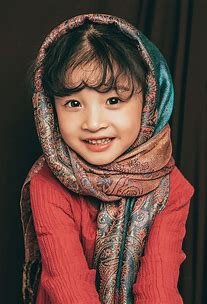
#> input picture 图像处理/data/OIP-C.jpg, 207 x 304 px
$ python NMS.py
#> lines starting #> are read from the running program, lines starting #| are printed output that depends on the picture; after the words box and inside, x2 and y2 are one past the last pixel; in counts of white or black regions, pixels touching at a corner belong together
import cv2
import numpy as np
import matplotlib.pyplot as plt
###########非极大值抑制
#non_max_suppression
class NMS:
    '''
        3. 实现
            3.1 输入
            给定所有可能的预测边框 predictions = [ [x_max, x_min, y_max, y_min, score], [*], ..., [*]] 以及一个给定的IoU阈值 iou_threshold.（有多少个类别就执行多少次NMS算法）

            3.2 输出
            经过NMS算法过滤后的预测框 result = [x_max, x_min, y_max, y_min, score].

            3.3 算法
            （1）将所有可能的预测框按类别划分为num_class+1个集合，其中1为背景类，背景类无需NMS处理；

            （2）对于每一个集合（类别），按类别分数从高到低进行排序，得到num_class个降序列表 lst；

            （3）从 lst 中取得第一个元素（分数最高），逐个计算该元素与列表中剩余元素的IoU，若IoU大于给定阈值则将该元素从列表总剔除，同时将第一个元素保留；

            （4）对处理过后的降序列表 lst 重复执行步骤（3），直至 lst 为空；

            （5）对每一个类别都执行步骤（3）~（4），直接遍历完所有的类别；
            (1)从最大概率矩形框F开始，分别判断A~E与F的重叠度IOU是否大于某个设定的阈值;
        先假设有6个矩形框，根据分类器的类别分类概率做排序，假设从小到大属于车辆的概率 分别为A、B、C、D、E、F。

        (1)从最大概率矩形框F开始，分别判断A~E与F的重叠度IOU是否大于某个设定的阈值;


        著作权归作者所有。商业转载请联系作者获得授权,非商业转载请注明出处。
        原文: https://www.cnblogs.com/makefile/p/nms.html © 康行天下
        (2)假设B、D与F的重叠度超过阈值，那么就扔掉B、D；并标记第一个矩形框F，是我们保留下来的。

        (3)从剩下的矩形框A、C、E中，选择概率最大的E，然后判断E与A、C的重叠度，重叠度大于一定的阈值，那么就扔掉；并标记E是我们保留下来的第二个矩形框。


著作权归作者所有。商业转载请联系作者获得授权,非商业转载请注明出处。
原文: https://www.cnblogs.com/makefile/p/nms.html © 康行天下
    '''
    # [46 lines left out: functions __init__, compute_iou, not called in this run]

    @classmethod
    def py_cpu_nms(cls, dets, iou_thresh=0.5, score_thresh=0.5):
        """
        Pure Python NMS baseline. -> take reference from the Fast R-CNN.
        :param iou_thresh: iou thresh -> default 0.5.
        :param score_thresh: cls score thresh -> default 0.5.
        :param dets: detection results -> [[xmin1, ymin1, xmax1, ymax1, score1], [xmin2, ymin2, xmax2, ymax2, score2], ...].
        :return: optimal bounding boxes.
        """
        dets = dets[np.where(dets[:, -1] >= score_thresh)[0]]  # 过滤掉低于分数阈值的预测框

        xmin = dets[:, 0]  # xmin -> [xmin1, xmin2, ...]
        ymin = dets[:, 1]  # ymin -> [ymin1, ymin2, ...]
        xmax = dets[:, 2]  # xmax -> [xmax1, xmax2, ...]
        ymax = dets[:, 3]  # ymax -> [ymax1, ymax2, ...]
        scores = dets[:, 4]  # predict bbox class score -> [score1, score2, score3]

        order = scores.argsort()[::-1]  # 按score降序排序，argsort返回降序后的索引
        areas = (xmax - xmin + 1) * (ymax - ymin + 1)  # 计算面积
        keep = []  # 保留最优的结果

        # 搜索最佳边框
        while order.size > 0:
            top1_idx = order[0]  # 选取得分最高的边框
            keep.append(top1_idx)  # 添加到候选列表

            # 将得分最高的边框与剩余边框进行比较
            xx1 = np.maximum(xmin[top1_idx], xmin[order[1:]])
            yy1 = np.maximum(ymin[top1_idx], ymin[order[1:]])
            xx2 = np.minimum(xmax[top1_idx], xmax[order[1:]])
            yy2 = np.minimum(ymax[top1_idx], ymax[order[1:]])

            # 计算交集
            w = np.maximum(0.0, xx2 - xx1 + 1)
            h = np.maximum(0.0, yy2 - yy1 + 1)
            intersection = w * h

            # 计算并集
            union = areas[top1_idx] + areas[order[1:]] - intersection

            # 计算交并比
            iou = intersection / union


            # 将重叠度大于给定阈值的边框剔除掉，仅保留剩下的边框，返回相应的下标
            inds = np.where(iou <= iou_thresh)[0]


            # 从剩余的候选框中继续筛选
            order = order[inds + 1]


        return keep


if __name__ == '__main__':
    img = cv2.imread("data/OIP-C.jpg")
#> img is the input picture: shape (304, 207, 3); mean B, G, R 60.9, 68.4, 100.3
    img_cp = np.copy(img)
    thickness = 2
    info = np.array([
        [30, 10, 200, 200, 0.95],
        [25, 15, 180, 220, 0.98],
        [35, 40, 190, 170, 0.96],
        [60, 60, 90, 90, 0.3],
        [20, 30, 40, 50, 0.1],
    ])
    colors = [[0, 0, 255], [0, 255, 0], [255, 0, 0], [255, 255, 0], [0, 255, 255]]

    plt.subplot(121)
    plt.axis('off')
    plt.title("Input image")
    for i in range(len(colors)):
        x1, y1, x2, y2, _, = info[i]
        cv2.rectangle(img, (int(x1), int(y1)), (int(x2), int(y2)), colors[i], thickness=thickness)
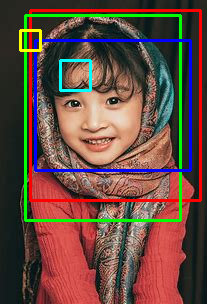
#> img: shape (304, 207, 3); 10.36% of pixels changed, all inside (x1, y1, x2, y2) = (19, 9, 202, 222)
    img = cv2.cvtColor(img, cv2.COLOR_BGR2RGB)
    plt.imshow(img)

    plt.subplot(122)
    plt.axis('off')
    plt.title("After NMS")
    indx = NMS.py_cpu_nms(dets=info, iou_thresh=0.5, score_thresh=0.5)
    for i in indx:
        x1, y1, x2, y2, _ = info[i]
        cv2.rectangle(img_cp, (int(x1), int(y1)), (int(x2), int(y2)), colors[i], thickness=thickness)
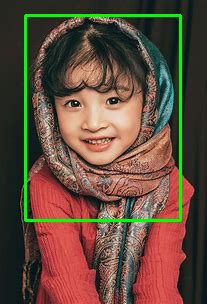
#> img_cp: shape (304, 207, 3); 3.43% of pixels changed, all inside (x1, y1, x2, y2) = (24, 14, 182, 222)
    img_cp = cv2.cvtColor(img_cp, cv2.COLOR_BGR2RGB)
    plt.imshow(img_cp)


    # 保存并显示图片
    plt.savefig('results.png')
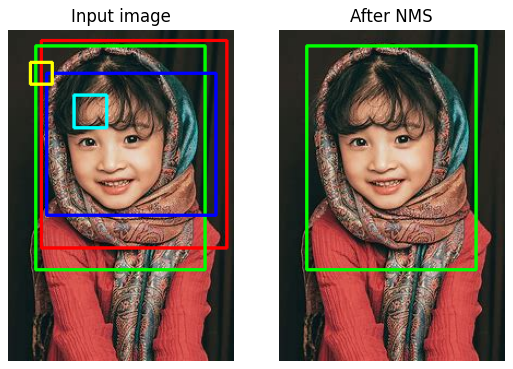
#> figure drawn by matplotlib, 2 panels
    plt.show()

$ run again, with 图像处理/data/zidane.jpg copied over 图像处理/data/OIP-C.jpg
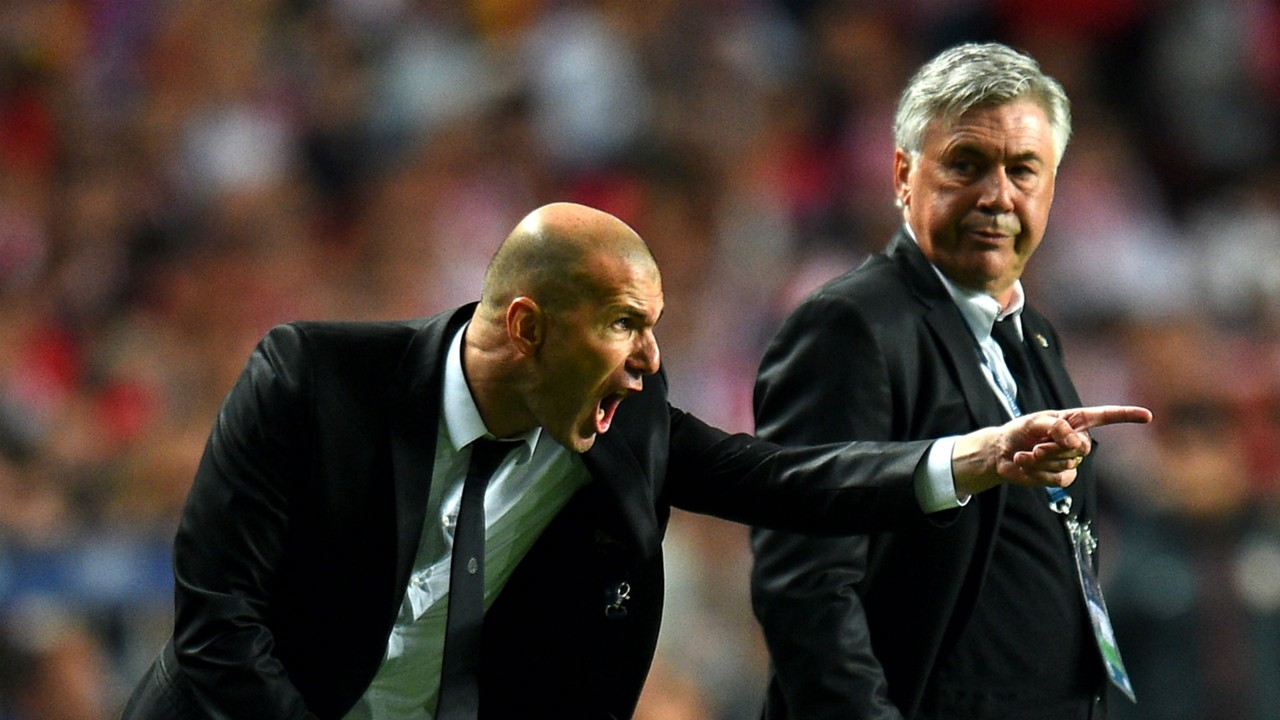
#> input picture 图像处理/data/zidane.jpg, 1280 x 720 px
#> img is the input picture: shape (720, 1280, 3); mean B, G, R 51.5, 58.3, 69.4
#> after the loop `for i in range(len(colors)):`:
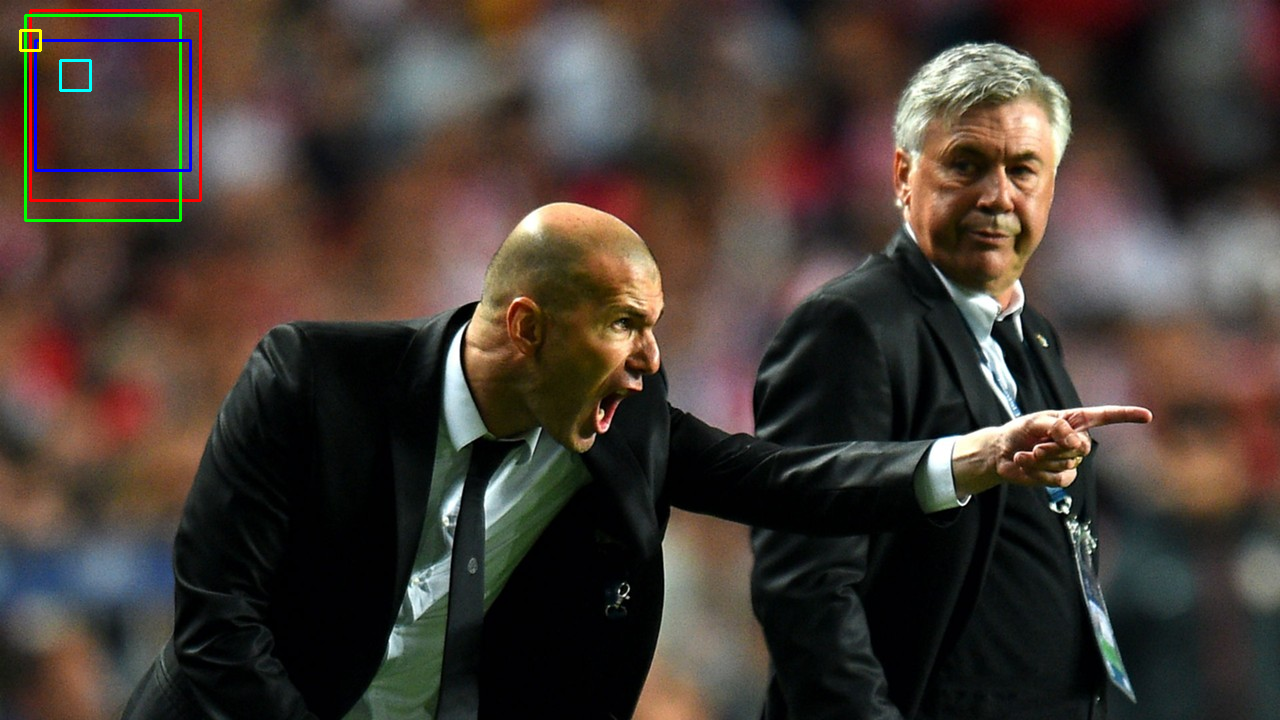
#> img: shape (720, 1280, 3); 0.71% of pixels changed, all inside (x1, y1, x2, y2) = (19, 9, 202, 222)
#> `plt.savefig('results.png')`:
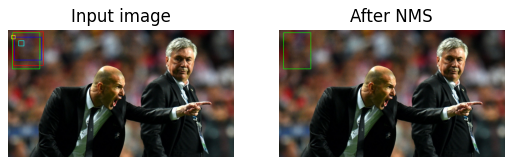
#> figure drawn by matplotlib, 2 panels
